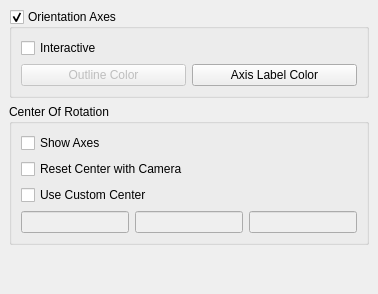
     <widget class="QWidget" name="tab_5" >
      <attribute name="title" >
       <string>Annotation</string>
      </attribute>
      <layout class="QGridLayout" >
       <property name="margin" >
        <number>9</number>
       </property>
       <property name="spacing" >
        <number>6</number>
       </property>
       <item row="1" column="0" >
        <widget class="QGroupBox" name="groupBox_3" >
         <property name="title" >
          <string>Center Of Rotation</string>
         </property>
         <layout class="QVBoxLayout" >
          <property name="margin" >
           <number>9</number>
          </property>
          <property name="spacing" >
           <number>6</number>
          </property>
          <item>
           <widget class="QCheckBox" name="CenterAxesVisibility" >
            <property name="toolTip" >
             <string>Toggle visibility of center of rotation axes.</string>
            </property>
            <property name="text" >
             <string>Show Axes</string>
            </property>
           </widget>
          </item>
          <item>
           <widget class="QCheckBox" name="AutoResetCenterOfRotation" >
            <property name="toolTip" >
             <string>Reset center of rotation when camera is reset.</string>
            </property>
            <property name="text" >
             <string>Reset Center with Camera</string>
            </property>
           </widget>
          </item>
          <item>
           <widget class="QCheckBox" name="CustomCenter" >
            <property name="text" >
             <string>Use Custom Center</string>
            </property>
           </widget>
          </item>
          <item>
           <layout class="QHBoxLayout" >
            <property name="margin" >
             <number>0</number>
            </property>
            <property name="spacing" >
             <number>6</number>
            </property>
            <item>
             <widget class="QLineEdit" name="CenterX" >
              <property name="enabled" >
               <bool>false</bool>
              </property>
             </widget>
            </item>
            <item>
             <widget class="QLineEdit" name="CenterY" >
              <property name="enabled" >
               <bool>false</bool>
              </property>
             </widget>
            </item>
            <item>
             <widget class="QLineEdit" name="CenterZ" >
              <property name="enabled" >
               <bool>false</bool>
              </property>
             </widget>
            </item>
           </layout>
          </item>
         </layout>
        </widget>
       </item>
       <item row="2" column="0" >
        <spacer>
         <property name="orientation" >
          <enum>Qt::Vertical</enum>
         </property>
         <property name="sizeHint" >
          <size>
           <width>20</width>
           <height>40</height>
          </size>
         </property>
        </spacer>
       </item>
       <item row="0" column="0" >
        <widget class="QGroupBox" name="OrientationAxes" >
         <property name="title" >
          <string>Orientation Axes</string>
         </property>
         <property name="checkable" >
          <bool>true</bool>
         </property>
         <layout class="QVBoxLayout" >
          <property name="margin" >
           <number>9</number>
          </property>
          <property name="spacing" >
           <number>6</number>
          </property>
          <item>
           <widget class="QCheckBox" name="OrientationAxesInteraction" >
            <property name="toolTip" >
             <string>&lt;html>&lt;head>&lt;meta name="qrichtext" content="1" />&lt;/head>&lt;body style=" white-space: pre-wrap; font-family:Sans Serif; font-size:9pt; font-weight:400; font-style:normal; text-decoration:none;">&lt;p style=" margin-top:0px; margin-bottom:0px; margin-left:0px; margin-right:0px; -qt-block-indent:0; text-indent:0px;">Toggle whether the position and size of the orientation axes can be controlled using mouse interaction in the 3D View window.&lt;/p>&lt;/body>&lt;/html></string>
            </property>
            <property name="whatsThis" >
             <string>&lt;html>&lt;head>&lt;meta name="qrichtext" content="1" />&lt;/head>&lt;body style=" white-space: pre-wrap; font-family:Sans Serif; font-size:9pt; font-weight:400; font-style:normal; text-decoration:none;">&lt;p style=" margin-top:0px; margin-bottom:0px; margin-left:0px; margin-right:0px; -qt-block-indent:0; text-indent:0px;">Toggle whether the position and size of the orientation axes can be controlled using mouse interaction in the 3D View window.&lt;/p>&lt;/body>&lt;/html></string>
            </property>
            <property name="text" >
             <string>Interactive</string>
            </property>
           </widget>
          </item>
          <item>
           <layout class="QHBoxLayout" >
            <property name="margin" >
             <number>0</number>
            </property>
            <property name="spacing" >
             <number>6</number>
            </property>
            <item>
             <widget class="pqColorChooserButton" name="OrientationAxesOutlineColor" >
              <property name="enabled" >
               <bool>false</bool>
              </property>
              <property name="toolTip" >
               <string>Change the color of the outline for resizing the orientation axes.</string>
              </property>
              <property name="whatsThis" >
               <string>Change the color of the outline for resizing the orientation axes.</string>
              </property>
              <property name="text" >
               <string>Outline Color</string>
              </property>
             </widget>
            </item>
            <item>
             <widget class="pqColorChooserButton" name="OrientationAxesLabelColor" >
              <property name="toolTip" >
               <string>Change the color of the labels of the orientation axes.</string>
              </property>
              <property name="whatsThis" >
               <string>Change the color of the labels of the orientation axes.</string>
              </property>
              <property name="text" >
               <string>Axis Label Color</string>
              </property>
             </widget>
            </item>
           </layout>
          </item>
         </layout>
        </widget>
       </item>
      </layout>
     </widget>
